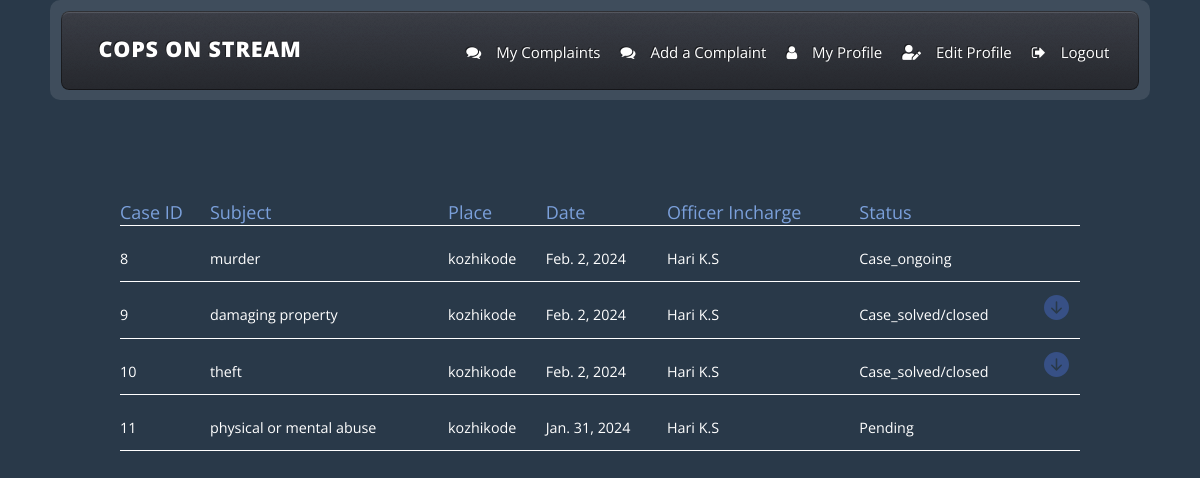
Before: /show_complaint (signed in) with the older database file.
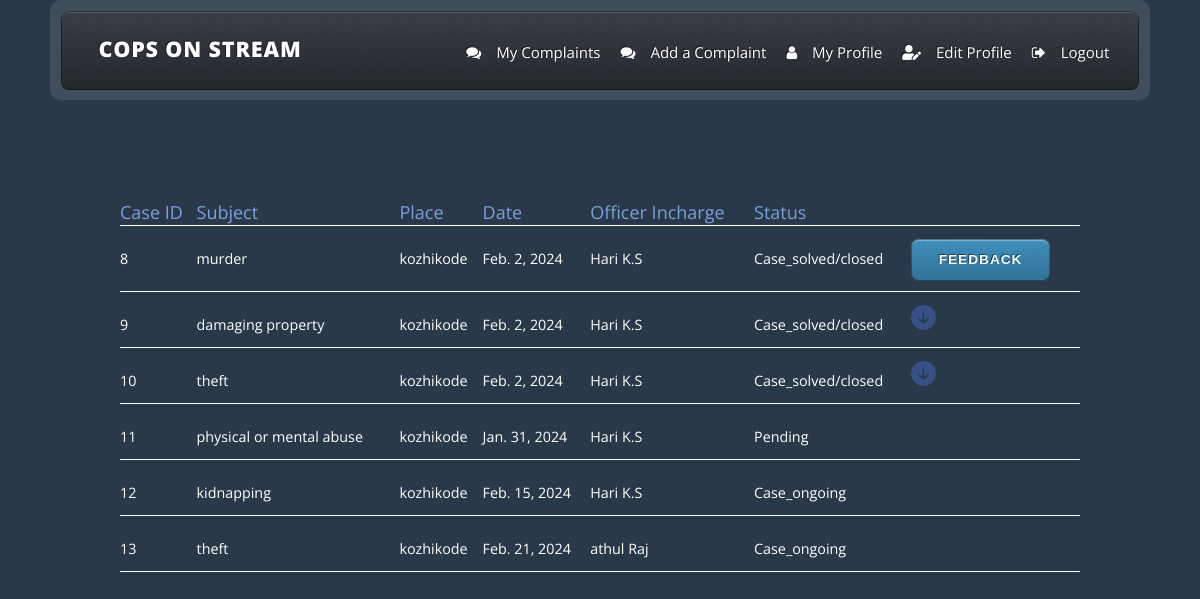
After: the same page with the newer database file.
### cops_app/models.py (models this page shows, shortened)
class Case(models.Model):
    type_choices=(
        ('murder','murder'),
        ('kidnapping','kidnapping'),
        ('damaging property','damaging property'),
        ('rape','rape'),
        ('physical or mental abuse','physical or mental abuse'),
        ('theft','theft'),
        ('others','others')
    )
    type=models.CharField(choices=type_choices,max_length=50,blank=True)
    date=models.DateField()
    place=models.CharField(max_length=50)
    victim=models.CharField(max_length=50, null=True, blank=True)
    describe=models.CharField(max_length=255, null=True, blank=True)
    user=models.ForeignKey(CustomUser,related_name='my_user',on_delete=models.CASCADE)
    police=models.ForeignKey(CustomUser,related_name='assigned_police',on_delete=models.CASCADE,blank=True,null=True)
    status_choices=(('Pending','Pending'),
                    ('Case_ongoing','Case_ongoing'),
                    ('Case_Incomplete','Case_incomplete'),
                    ('Case_solved/closed','Case_solved/closed')
    )
    status=models.CharField(choices=status_choices,max_length=50,null=True,blank=True)
    feedback = models.CharField(max_length=200, null=True, blank=True)

class CustomUser(AbstractUser):
    phone=models.IntegerField(null=True,blank=True)
    address=models.CharField(max_length=50,null=True,blank=True)
    pic=models.FileField()
    rank=models.CharField(max_length=50,blank=True,null=True)
    badge_number=models.IntegerField(blank=True,null=True)
    age=models.IntegerField(blank=True,null=True)
    service_years=models.IntegerField(blank=True,null=True)
    user_type=models.CharField(max_length=20)
    entry_choices=(('approved','approved'),
                   ('pending','pending'),
                   ('rejected','rejected')
    )
    entry=models.CharField(choices=entry_choices,max_length=50,default='pending',null=True,blank=True)

### cops_app/views.py (the view)
# urls.py: path('show_complaint',views.show_complaint,name='show_complaint'),
@login_required(login_url='/login/')
def show_complaint(request):
    data=CustomUser.objects.get(id=request.user.id)
    case=Case.objects.filter(user=data)
    return render(request,'complaint_view.html',{'data':data,'case':case})

### templates/complaint_view.html (shortened to what this page needs)
<!DOCTYPE HTML>
{% load static %}
<html>
<head>
  <link rel="stylesheet" href="{% static 'css/main.css' %}" />
</head>
<body class="left-sidebar is-preload">
  <div id="page-wrapper">
    <div>
      <div class="container">
        <header id="header">
          <div class="inner">
            <h1><a href="index.html" id="logo">Cops On Stream</a></h1>
            <nav id="nav" style="display: flex;gap: 20px;font-size: 15px;">
              <a style="text-decoration: none;" href="{% url 'show_complaint' %}"><i class="fa fa-comments"></i><span
                  style="padding-left: 15px;">My Complaints</span></a>
              <a style="text-decoration: none;" href="{% url 'file_complaint' id=user.id %}"><i
                  class="fa fa-comments"></i><span style="padding-left: 15px;">Add a Complaint</span></a>
              <a style="text-decoration: none;" href="{% url 'my_profile' id=user.id %}"><i class="fa fa-user"></i><span
                  style="padding-left: 15px;">My Profile</span></a>
              <a style="text-decoration: none;" href="{% url 'edit_user' id=user.id  %}"><i
                  class="fas fa-user-edit"></i><span style="padding-left: 15px;">Edit Profile</span></a>
              <a style="text-decoration: none;" href="{% url 'log_out' %}"><i class="fa fa-sign-out"></i><span
                  style="padding-left: 15px;">Logout</span></a>
            </nav>
          </div>
        </header>
      </div>
    </div>
    <div class="page-header">
      <div class="row align-items-center">
      </div>
    </div>
    <div class="">
      <div class="table-scroll">
        <table class="table" style="width:80%;margin: auto;margin-top: 100px;">
          <thead class="thead-dark" style="font-size:18px;padding-bottom:50px;color:#7ba0db;">
            <tr>
              <th scope="col">Case ID</th>
              <th scope="col">Subject</th>
              <th scope="col">Place</th>
              <th scope="col">Date</th>
              <th scope="col">Officer Incharge</th>
              <th scope="col">Status</th>
              <th></th>
            </tr>
          </thead>
          <tbody style="margin-top:40px;">
          {% for i in case %}
            <tr>
              <td scope="row" style="padding-top:20px;">{{i.id}}</td>
              <td>{{i.type}}</td>
              <td>{{i.place}}</td>
              <td>{{i.date}}</td>
              <td>{{i.police.first_name}}&nbsp;{{i.police.last_name}}</td>
              <td>{{i.status}}</td>
              {% if i.feedback %}
              <td>
                <svg class="case-toggle" style="color: #375085;" data-id="{{ i.id }}" aria-expanded="false"
                  aria-controls="bookingDetails{{ i.id }}" xmlns="http://www.w3.org/2000/svg" width="25" height="25" fill="currentColor"
                  class="bi bi-arrow-down-circle-fill" viewBox="0 0 16 16">
                  <path
                    d="M16 8A8 8 0 1 1 0 8a8 8 0 0 1 16 0M8.5 4.5a.5.5 0 0 0-1 0v5.793L5.354 8.146a.5.5 0 1 0-.708.708l3 3a.5.5 0 0 0 .708 0l3-3a.5.5 0 0 0-.708-.708L8.5 10.293z" />
                </svg>
              </td>
              {% else %}
                {% if i.status == "Pending" %}
                <td></td>
                {% elif i.status == "Case_ongoing" %}
                <td></td>
                {% elif i.status == "Case_Incomplete" %}
                <td></td>
                {% elif i.status == "Case_solved/closed" and i.feedback is None %}
                <td class="ps-3">
                  <a href="{% url 'add_feedback' id=i.id %}"><button>Feedback</button></a>
                </td>
                {% endif %}
              {% endif %}
            </tr>
          {% endfor %}
          </tbody>
        </table>
      </div>
    </div>
</body>
</html>

Changed rows visible on the page:
changed Case "murder": status "Case_ongoing" → "Case_solved/closed"; status: picture added; now shows "FEEDBACK"
added Case: id "12", type "kidnapping", place "kozhikode", date "Feb. 15, 2024", police.first_name "Hari", police.last_name "K.S", status "Case_ongoing"
added Case: id "13", type "theft", place "kozhikode", date "Feb. 21, 2024", police.first_name "athul", police.last_name "Raj", status "Case_ongoing"
